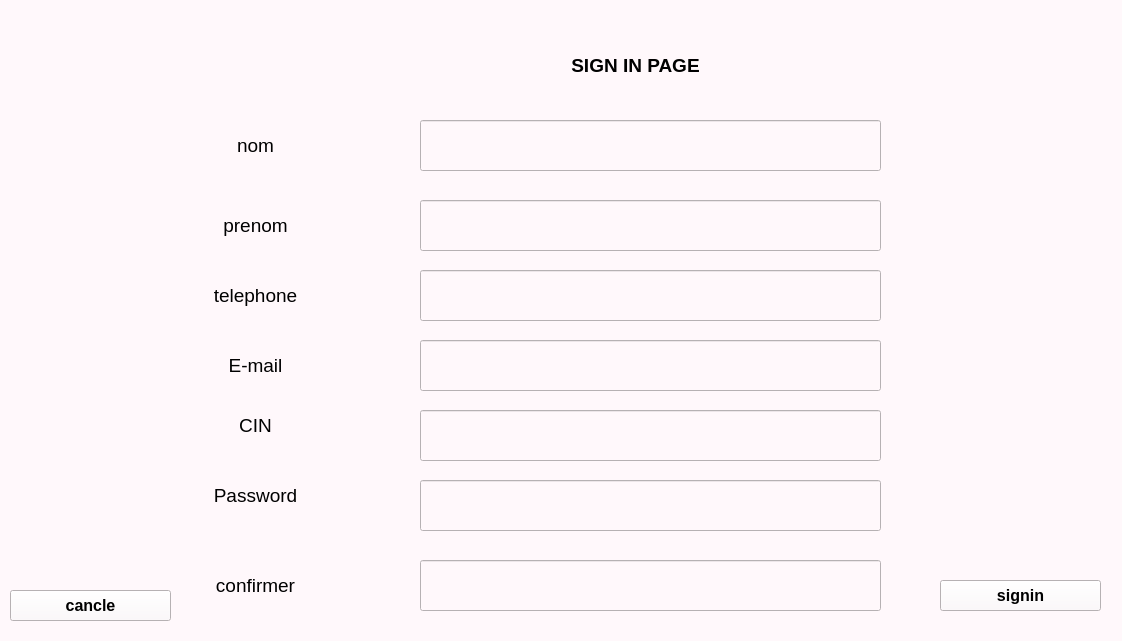
<?xml version="1.0" encoding="UTF-8"?>
<ui version="4.0">
 <class>Form</class>
 <widget class="QWidget" name="Form">
  <property name="geometry">
   <rect>
    <x>0</x>
    <y>0</y>
    <width>1122</width>
    <height>641</height>
   </rect>
  </property>
  <property name="windowTitle">
   <string>Form</string>
  </property>
  <property name="styleSheet">
   <string notr="true">background-color: rgb(255, 248, 251);</string>
  </property>
  <widget class="QLabel" name="label">
   <property name="geometry">
    <rect>
     <x>490</x>
     <y>30</y>
     <width>291</width>
     <height>71</height>
    </rect>
   </property>
   <property name="font">
    <font>
     <pointsize>14</pointsize>
     <weight>75</weight>
     <bold>true</bold>
    </font>
   </property>
   <property name="text">
    <string>SIGN IN PAGE</string>
   </property>
   <property name="alignment">
    <set>Qt::AlignCenter</set>
   </property>
  </widget>
  <widget class="QLineEdit" name="nom">
   <property name="geometry">
    <rect>
     <x>420</x>
     <y>120</y>
     <width>461</width>
     <height>51</height>
    </rect>
   </property>
   <property name="font">
    <font>
     <pointsize>12</pointsize>
    </font>
   </property>
  </widget>
  <widget class="QLineEdit" name="telephone">
   <property name="geometry">
    <rect>
     <x>420</x>
     <y>270</y>
     <width>461</width>
     <height>51</height>
    </rect>
   </property>
   <property name="font">
    <font>
     <pointsize>12</pointsize>
    </font>
   </property>
  </widget>
  <widget class="QLineEdit" name="prenom">
   <property name="geometry">
    <rect>
     <x>420</x>
     <y>200</y>
     <width>461</width>
     <height>51</height>
    </rect>
   </property>
   <property name="font">
    <font>
     <pointsize>12</pointsize>
    </font>
   </property>
  </widget>
  <widget class="QLineEdit" name="mail">
   <property name="geometry">
    <rect>
     <x>420</x>
     <y>340</y>
     <width>461</width>
     <height>51</height>
    </rect>
   </property>
   <property name="font">
    <font>
     <pointsize>12</pointsize>
    </font>
   </property>
  </widget>
  <widget class="QLineEdit" name="cin">
   <property name="geometry">
    <rect>
     <x>420</x>
     <y>410</y>
     <width>461</width>
     <height>51</height>
    </rect>
   </property>
   <property name="font">
    <font>
     <pointsize>12</pointsize>
    </font>
   </property>
  </widget>
  <widget class="QLineEdit" name="password">
   <property name="geometry">
    <rect>
     <x>420</x>
     <y>480</y>
     <width>461</width>
     <height>51</height>
    </rect>
   </property>
   <property name="font">
    <font>
     <pointsize>12</pointsize>
    </font>
   </property>
  </widget>
  <widget class="QLabel" name="label_2">
   <property name="geometry">
    <rect>
     <x>110</x>
     <y>120</y>
     <width>291</width>
     <height>51</height>
    </rect>
   </property>
   <property name="font">
    <font>
     <pointsize>14</pointsize>
     <weight>50</weight>
     <bold>false</bold>
    </font>
   </property>
   <property name="text">
    <string>nom</string>
   </property>
   <property name="alignment">
    <set>Qt::AlignCenter</set>
   </property>
  </widget>
  <widget class="QLabel" name="label_3">
   <property name="geometry">
    <rect>
     <x>110</x>
     <y>200</y>
     <width>291</width>
     <height>51</height>
    </rect>
   </property>
   <property name="font">
    <font>
     <pointsize>14</pointsize>
     <weight>50</weight>
     <bold>false</bold>
    </font>
   </property>
   <property name="text">
    <string>prenom</string>
   </property>
   <property name="alignment">
    <set>Qt::AlignCenter</set>
   </property>
  </widget>
  <widget class="QLabel" name="label_4">
   <property name="geometry">
    <rect>
     <x>110</x>
     <y>270</y>
     <width>291</width>
     <height>51</height>
    </rect>
   </property>
   <property name="font">
    <font>
     <pointsize>14</pointsize>
     <weight>50</weight>
     <bold>false</bold>
    </font>
   </property>
   <property name="text">
    <string>telephone</string>
   </property>
   <property name="alignment">
    <set>Qt::AlignCenter</set>
   </property>
  </widget>
  <widget class="QLabel" name="label_5">
   <property name="geometry">
    <rect>
     <x>110</x>
     <y>340</y>
     <width>291</width>
     <height>51</height>
    </rect>
   </property>
   <property name="font">
    <font>
     <pointsize>14</pointsize>
     <weight>50</weight>
     <bold>false</bold>
    </font>
   </property>
   <property name="text">
    <string>E-mail</string>
   </property>
   <property name="alignment">
    <set>Qt::AlignCenter</set>
   </property>
  </widget>
  <widget class="QLabel" name="label_6">
   <property name="geometry">
    <rect>
     <x>110</x>
     <y>400</y>
     <width>291</width>
     <height>51</height>
    </rect>
   </property>
   <property name="font">
    <font>
     <pointsize>14</pointsize>
     <weight>50</weight>
     <bold>false</bold>
    </font>
   </property>
   <property name="text">
    <string>CIN</string>
   </property>
   <property name="alignment">
    <set>Qt::AlignCenter</set>
   </property>
  </widget>
  <widget class="QLabel" name="label_7">
   <property name="geometry">
    <rect>
     <x>110</x>
     <y>470</y>
     <width>291</width>
     <height>51</height>
    </rect>
   </property>
   <property name="font">
    <font>
     <pointsize>14</pointsize>
     <weight>50</weight>
     <bold>false</bold>
    </font>
   </property>
   <property name="text">
    <string>Password</string>
   </property>
   <property name="alignment">
    <set>Qt::AlignCenter</set>
   </property>
  </widget>
  <widget class="QPushButton" name="signinButton">
   <property name="geometry">
    <rect>
     <x>940</x>
     <y>580</y>
     <width>161</width>
     <height>31</height>
    </rect>
   </property>
   <property name="font">
    <font>
     <pointsize>12</pointsize>
     <weight>75</weight>
     <bold>true</bold>
    </font>
   </property>
   <property name="text">
    <string>signin</string>
   </property>
  </widget>
  <widget class="QLabel" name="label_8">
   <property name="geometry">
    <rect>
     <x>110</x>
     <y>560</y>
     <width>291</width>
     <height>51</height>
    </rect>
   </property>
   <property name="font">
    <font>
     <pointsize>14</pointsize>
     <weight>50</weight>
     <bold>false</bold>
    </font>
   </property>
   <property name="text">
    <string>confirmer</string>
   </property>
   <property name="alignment">
    <set>Qt::AlignCenter</set>
   </property>
  </widget>
  <widget class="QLineEdit" name="confirm">
   <property name="geometry">
    <rect>
     <x>420</x>
     <y>560</y>
     <width>461</width>
     <height>51</height>
    </rect>
   </property>
   <property name="font">
    <font>
     <pointsize>12</pointsize>
    </font>
   </property>
  </widget>
  <widget class="QLabel" name="message">
   <property name="geometry">
    <rect>
     <x>16</x>
     <y>30</y>
     <width>391</width>
     <height>31</height>
    </rect>
   </property>
   <property name="font">
    <font>
     <pointsize>9</pointsize>
     <weight>75</weight>
     <bold>true</bold>
    </font>
   </property>
   <property name="styleSheet">
    <string notr="true">color: rgb(255, 109, 24);</string>
   </property>
   <property name="text">
    <string/>
   </property>
  </widget>
  <widget class="QPushButton" name="cancle">
   <property name="geometry">
    <rect>
     <x>10</x>
     <y>590</y>
     <width>161</width>
     <height>31</height>
    </rect>
   </property>
   <property name="font">
    <font>
     <pointsize>12</pointsize>
     <weight>75</weight>
     <bold>true</bold>
    </font>
   </property>
   <property name="text">
    <string>cancle</string>
   </property>
  </widget>
 </widget>
 <resources/>
 <connections/>
</ui>
